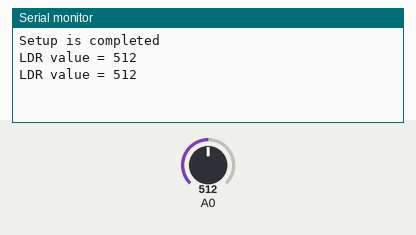
A sketch run on a simulated ESP8266 (NodeMCU). Parts: the last lines printed to the serial monitor. The test bench sets the inputs (shaded band); at power-on: A0 = 512.

Above: at 2.8 s.
2.9 s: A0 set to 716
At 5.2 s:
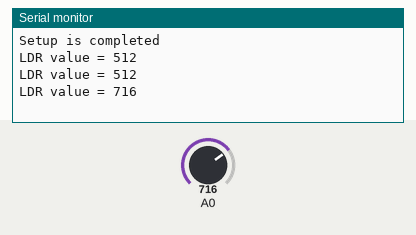
5.6 s: A0 set to 900
At 6.9 s:
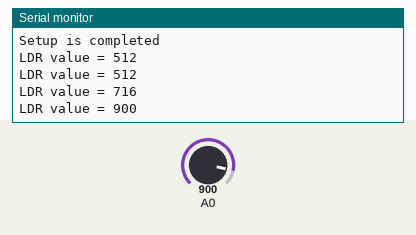
Timing chart, 0 to 8.6 s (numbered marks = the images above; inputs shaded):
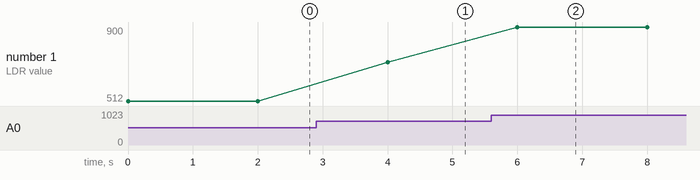

The sketch:

ldr.ino
```cpp
void setup() {
  // put your setup code here, to run once:
  pinMode(A0, INPUT);
  Serial.begin(115200);
  Serial.println("Setup is completed");
}

void loop() {
  // put your main code here, to run repeatedly:
  int value = analogRead(A0);
  Serial.printf("LDR value = %d\n", value);
  delay(2000);
}
```

Measured:
- after the input at 2.9 s, the serial monitor: prints a new line after 1.1 s (image 1)
- after the input at 5.6 s, the serial monitor: prints a new line after 0.40 s (image 2)
- plotted number 1: 512 → 716 after the input at 2.9 s, 716 → 900 after the input at 5.6 s
